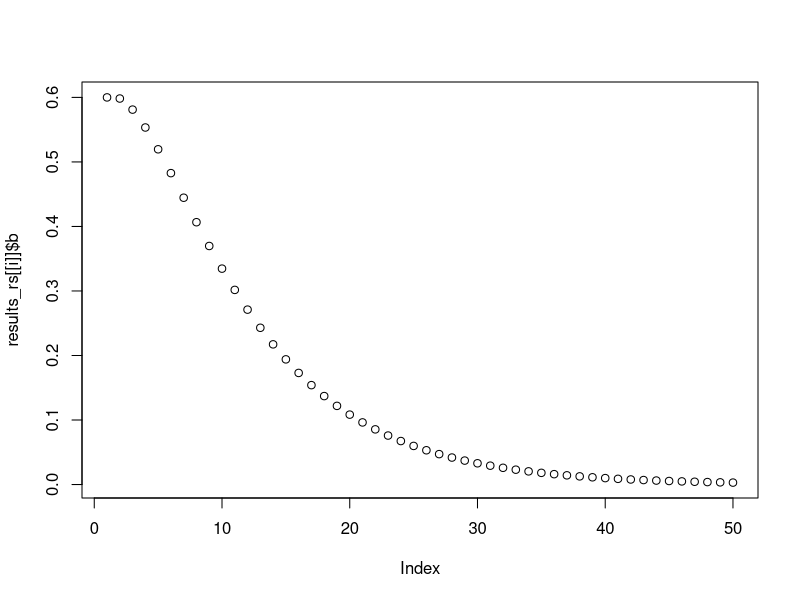
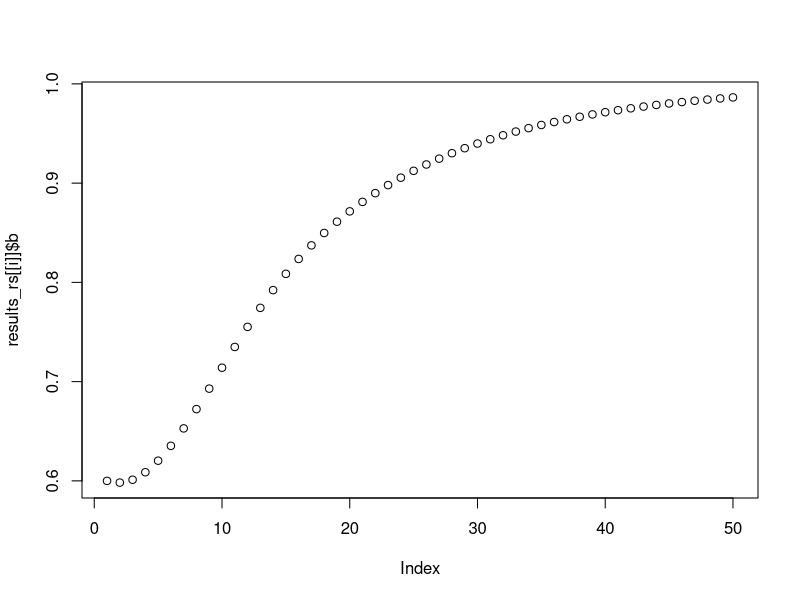
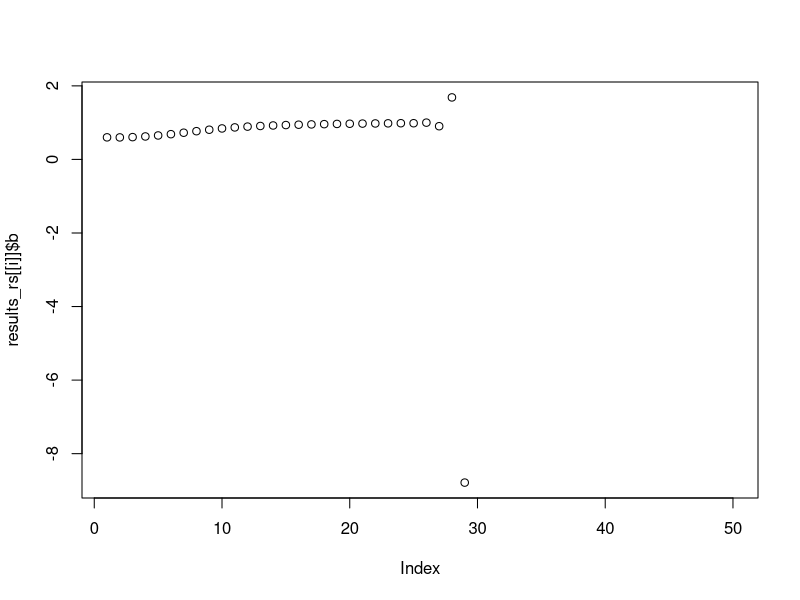
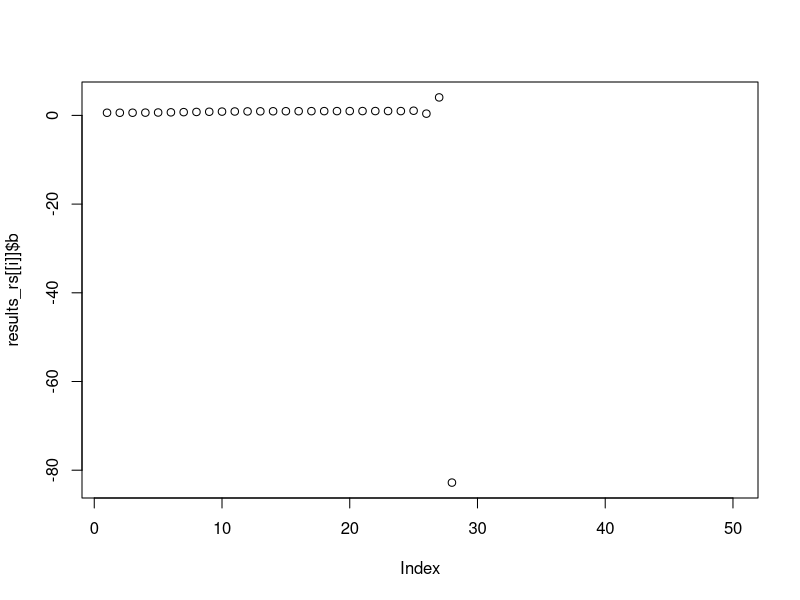
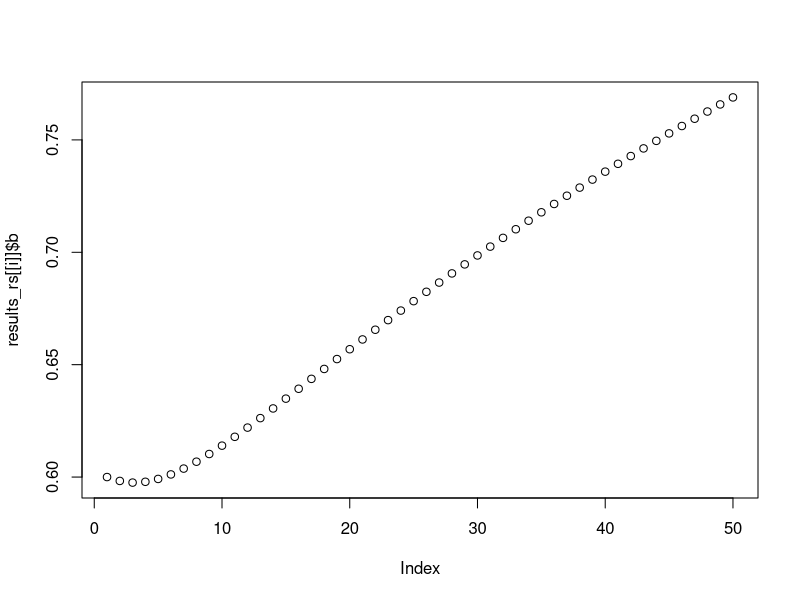
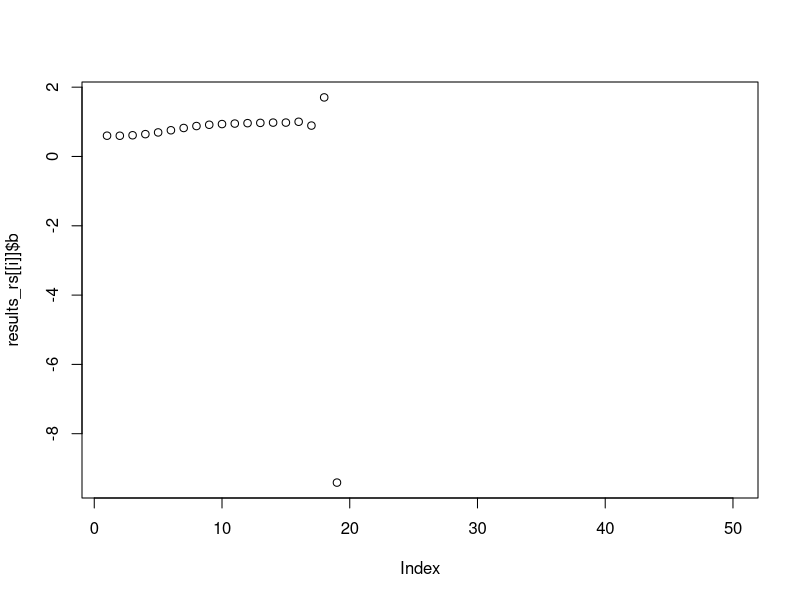
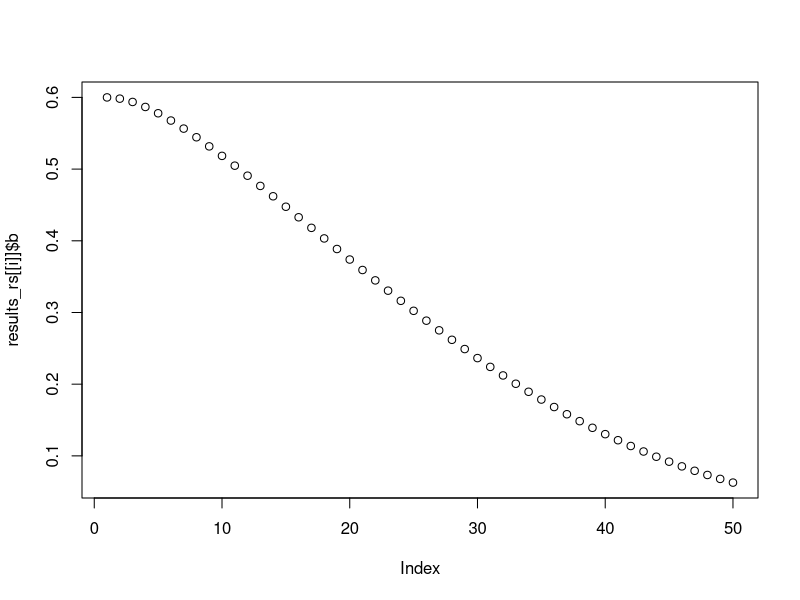
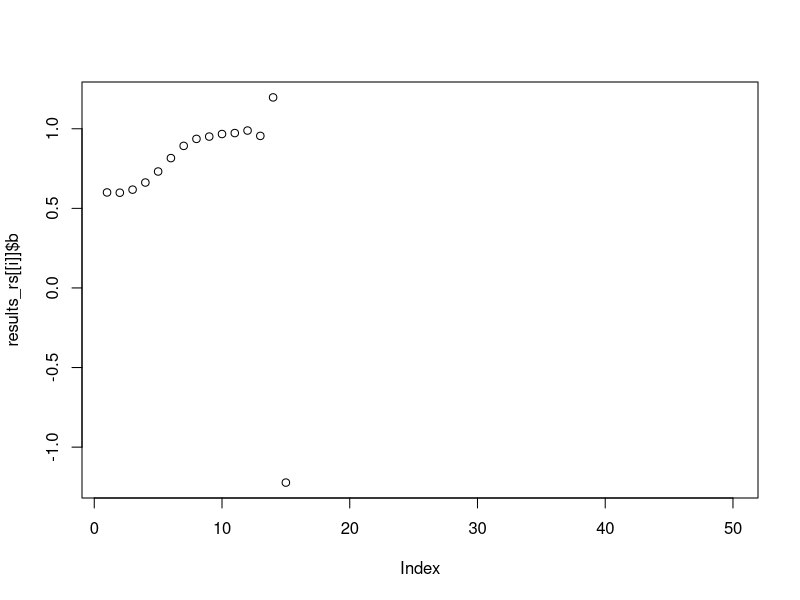

These charts were generated, in order, by the following R code:
# Testing model behavior: Change in r

## This version tests the magnitude of climate change on r. Experiments will vary r_s (change in growth per degree C)
## but all other inputs in the model will remain constant 

# Set up a small trial number of experiments
n_experiment = 10 

experiment <- data.frame(
  r_s = runif(n_experiment, min = -0.3, max = 0.38)) #range of values from the table

# Model:
test_rs <- function(b, f, r, r_s, p, k, years){
  # b = 1
  # f = 1.5
  # g = 0.2
  # g_s = -0.01
  # phi = 0.188
  # years = 50   Note: these values were to help setup the initial model and ensure it ran properly - we don't need these anymore
  
  results <- data.frame(
    b = rep(NA, years), c = rep(NA, years), 
    year = 1:years, r = rep(NA, years)) #Setup the results dataframe where the outputs will be writen for however many years our experiment is running
  
  #Set the initial result for the outputs in year 1
  results$b[1] = b
  results$c[1] = f * b
  results$r[1] = r
  
  #Loop the model over the specified number of years
  for (t in 2:years) {
    
    results$b[t] = results$b[t-1] + (results$r[t-1] / p) * results$b[t-1] * (1 - ((results$b[t-1]/k) ^ p)) - results$c[t-1] #operating model - PT
    results$r[t] = results$r[t-1] * (1 + r_s) #climate model - how does r change with climate change in each year
    results$c[t] = results$b[t-1] * f #define catch - won't need this if using the climate ready management below
    
  } 
  
  return(results)
}


# Run model over experiments:
results_rs = list() 

for (i in 1:n_experiment){
  results_rs[[i]] <- test_rs(b = 0.6, f = 0.1, r = 0.2, r_s = experiment$r_s[i], p = 0.2,
                                years = 50, k = 1)
}


#Plot the change in biomass over time for all 10 experiments:
for(i in 1:n_experiment){
  plot(results_rs[[i]]$b)
}

#Save a copy of plots to look at later:
# pdf(file = "G:/Data Analysis/SomefinFishE/Models/behavior_checks/rs/b_plots.pdf",
#     width = 4,
#     height = 4)
# 
# for(i in 1:n_experiment){
#   plot(results_rs[[i]]$b)
# }
# 
# dev.off()

# Have a vector of starting r_s values to compare to the graphs
library(tidyverse)
rs_intial <- as.data.frame(experiment$r_s) %>% 
  rename(r_s = "experiment$r_s")
